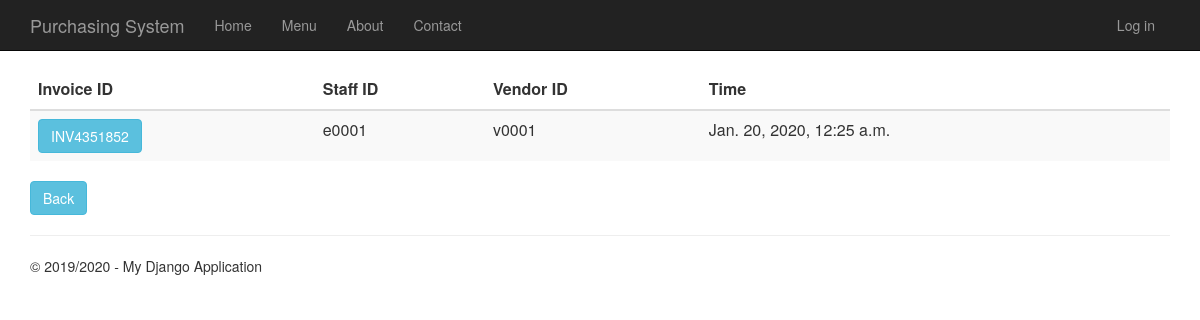
/invoicehistory, run on an earlier commit of the app's database.
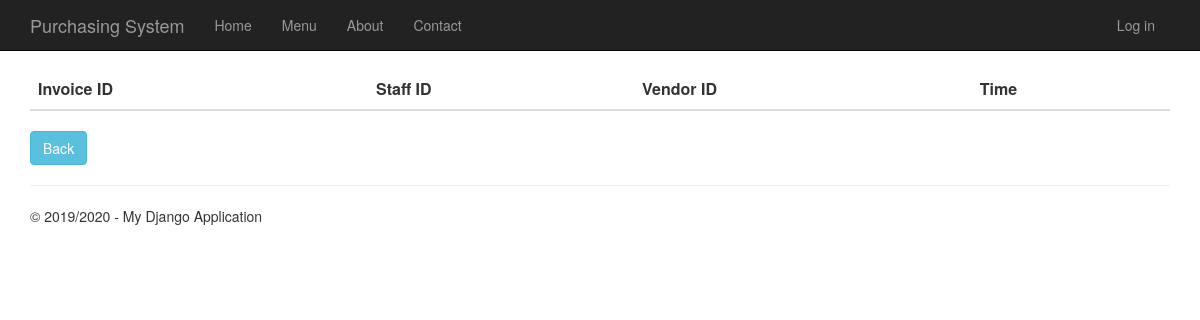
And on a later commit of the database.
### Invoice/models.py (models this page shows)
class Invoice(models.Model):
    invoice_id = models.CharField(primary_key= True, max_length=10)
    time_created = models.DateTimeField()
    description = models.CharField(max_length=100)
    total_price = models.DecimalField(max_digits=10, decimal_places=2, default=Decimal('0.00'))
    invoice_status = models.CharField(max_length=20)
    purchase_order_id =models.OneToOneField(PurchaseOrder,on_delete = models.CASCADE)
    person_id = models.ForeignKey(Person,on_delete= models.CASCADE)
    vendor_id = models.ForeignKey(Vendor,on_delete = models.CASCADE)

### app/models.py (models this page shows, shortened)
class Person(models.Model):
    user_id = models.OneToOneField(User)
    person_id = models.CharField(primary_key=True, max_length=10)
    person_name = models.TextField()
    person_address = models.TextField()
    person_phone_number = models.TextField()
    person_role = models.TextField(default = 'EMPLOYEE')

class Vendor(models.Model):
    vendor_id = models.CharField(primary_key=True, max_length=10)
    vendor_name = models.TextField()
    vendor_phone_number = models.TextField()
    vendor_address = models.TextField()
    vendor_email = models.TextField()
    def __str__(self):
        return str(self.vendor_id)

### Invoice/views.py (the view)
# urls.py: url(r'^invoicehistory', Invoice.views.invoicehistory, name="invoice_history"),
def invoicehistory(request):
    invoice = Invoice.objects.all()
    context = {
            'title':'Invoice History',
            'rows':invoice,
            'year':'2019/2020'
        }
    return render(request,'Invoice/invoicehistory.html',context)

### Invoice/templates/Invoice/invoicehistory.html
﻿{% extends "app/layout.html" %}
{% block content %}
<div class="purcahseorderhistory margintop" action="menu" >
    <form action="invoicehistorydetails" method="GET">
        <table class="table table-striped margintop">
          <thead>
            <tr>
              <th scope="col">Invoice ID</th>
              <th scope="col">Staff ID</th>
              <th scope="col">Vendor ID</th>
              <th scope="col">Time</th>
            </tr>
          </thead>
          <tbody>
              {% for r in rows %}
            <tr>
                 <td><button type="submit" name="inv_id" value="{{r.invoice_id}}" class="btn btn-info" >{{r.invoice_id}}</button></td>
                 <td>{{r.person_id.person_id}}</td>
                 <td>{{r.vendor_id}}</td>
                 <td>{{r.time_created}}</td>
            </tr>
              {% endfor %}
          </tbody>
        </table>
        <div class="margintop">
            <a type="submit" class="btn btn-info" href="/menu">Back</a>
        </div>
    </form>
</div>
{% endblock %}

What changed in the data, as far as the page shows it:
removed Invoice: invoice_id "INV4351852", person_id.person_id "e0001", vendor_id "v0001", time_created "Jan. 20, 2020, 12:25 a.m."
